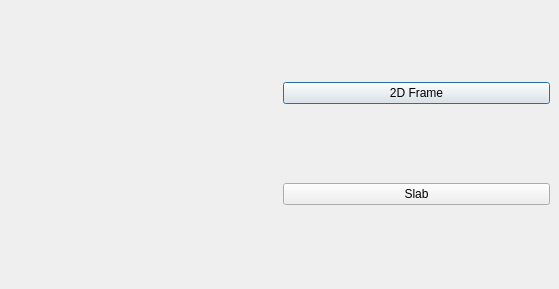
<?xml version="1.0" encoding="UTF-8"?>
<ui version="4.0">
 <class>StartWindow</class>
 <widget class="QDialog" name="StartWindow">
  <property name="geometry">
   <rect>
    <x>0</x>
    <y>0</y>
    <width>559</width>
    <height>289</height>
   </rect>
  </property>
  <property name="windowTitle">
   <string>MESOSOIC Project 1.0</string>
  </property>
  <widget class="QWidget" name="horizontalLayoutWidget">
   <property name="geometry">
    <rect>
     <x>9</x>
     <y>9</y>
     <width>541</width>
     <height>271</height>
    </rect>
   </property>
   <layout class="QHBoxLayout" name="horizontalLayout">
    <item>
     <layout class="QVBoxLayout" name="verticalLayout">
      <item>
       <widget class="QLabel" name="logo">
        <property name="text">
         <string/>
        </property>
        <property name="pixmap">
         <pixmap resource="../resources.qrc">:/ui/GUI/logo.png</pixmap>
        </property>
       </widget>
      </item>
     </layout>
    </item>
    <item>
     <layout class="QGridLayout" name="gridLayout">
      <item row="0" column="0">
       <widget class="QPushButton" name="frame2DButton">
        <property name="baseSize">
         <size>
          <width>200</width>
          <height>200</height>
         </size>
        </property>
        <property name="text">
         <string>2D Frame</string>
        </property>
       </widget>
      </item>
      <item row="1" column="0">
       <widget class="QPushButton" name="plateButton">
        <property name="text">
         <string>Slab</string>
        </property>
       </widget>
      </item>
     </layout>
    </item>
   </layout>
  </widget>
 </widget>
 <resources>
  <include location="../resources.qrc"/>
 </resources>
 <connections/>
</ui>
